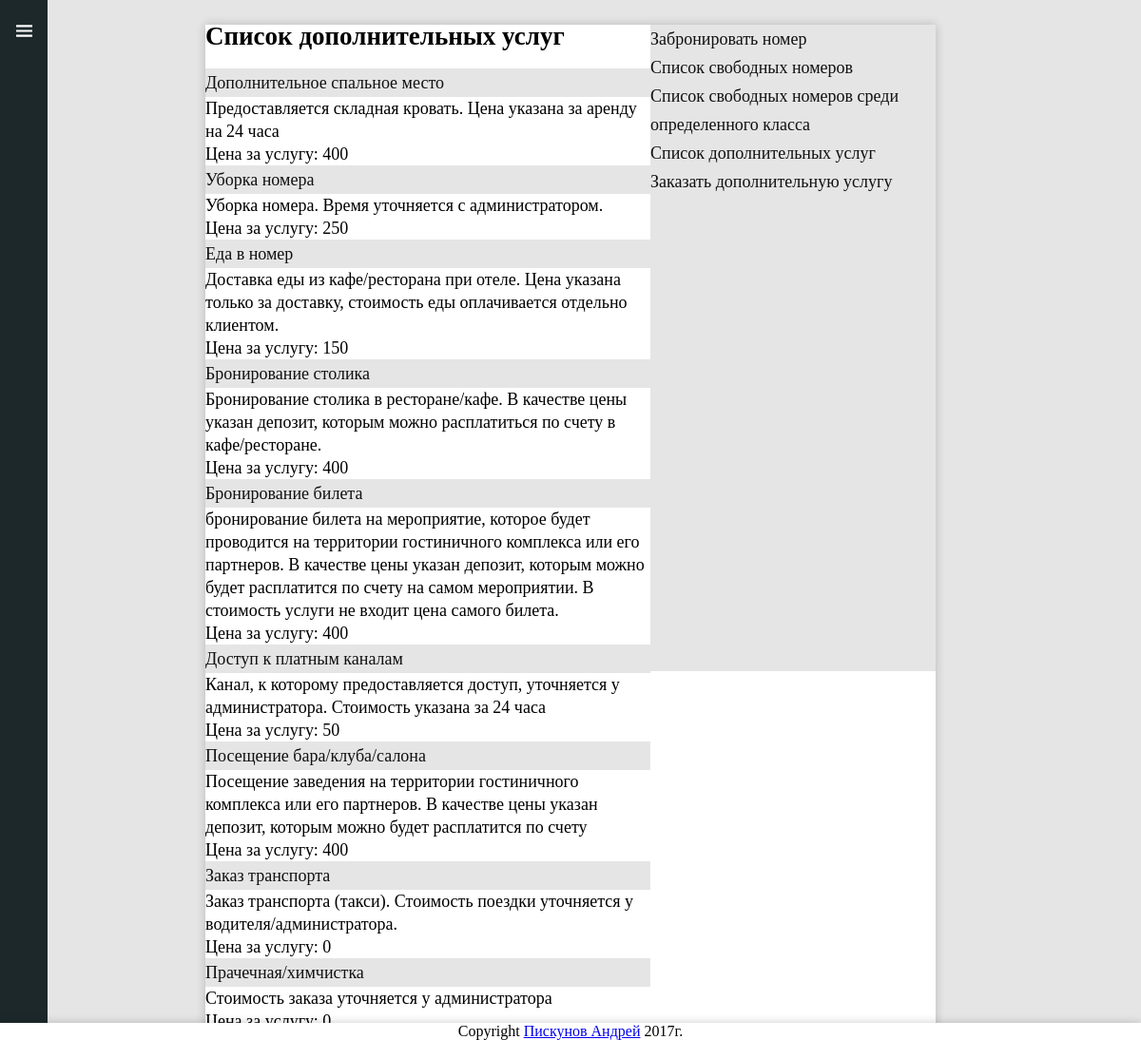
Screenshot of /booking/service/list/ (signed in) with the database file from the repository.
### stuff/models.py (models this page shows, shortened)
class Service (models.Model):
    name = models.CharField(
        'Название услуги',
        max_length=50
        )
    description = models.TextField(
        'Описание услуги'
        )
    apiece = models.SmallIntegerField(
        'Цена за услугу'
        )

### bill/views.py (the view)
def servicelist(request):
    args={}
    services=Service.objects.all()
    args['services']=services
    return render(request,'bill/serviceslist.html',args)

### bill/templates/bill/serviceslist.html
{% extends "bill/booking_base.html" %}
{% block content %}
<h1>Список дополнительных услуг</h1>
{% for serv in services %}
<a href="{% url 'booking:serviceorder' %}">{{ serv.name }}</a>
{{ serv.description }}
<br />Цена за услугу: {{ serv.apiece }}
{% endfor %}
{% endblock %}

### static/css/style.css (style rules this page uses)
.text h1 { margin-top:0px; margin-left: 0px; }
.content a { display: block; line-height: 30px; color:#111111; text-decoration: none; background:#e5e5e5; }
body { background:#e5e5e5; z-index:3; }

### rows the page displays
Service: name "Дополнительное спальное место", description "Предоставляется складная кровать. Цена указана за аренду на 24 часа", apiece "400"
Service: name "Уборка номера", description "Уборка номера. Время уточняется с администратором.", apiece "250"
Service: name "Еда в номер", description "Доставка еды из кафе/ресторана при отеле. Цена указана только за доставку, стоимость еды оплачивается отдельно клиентом.", apiece "150"
Service: name "Бронирование столика", description "Бронирование столика в ресторане/кафе. В качестве цены указан депозит, которым можно расплатиться по счету в кафе/ресторане.", apiece "400"
Service: name "Бронирование билета", description "бронирование билета на мероприятие, которое будет проводится на территории гостиничного комплекса или его партнеров. В качестве цены указан депозит, которым можно будет расплатится по счету на самом мероприятии. В стоимость услуги не входит цена самого билета.", apiece "400"
Service: name "Доступ к платным каналам", description "Канал, к которому предоставляется доступ, уточняется у администратора. Стоимость указана за 24 часа", apiece "50"
Service: name "Посещение бара/клуба/салона", description "Посещение заведения на территории гостиничного комплекса или его партнеров. В качестве цены указан депозит, которым можно будет расплатится по счету", apiece "400"
Service: name "Заказ транспорта", description "Заказ транспорта (такси). Стоимость поездки уточняется у водителя/администратора.", apiece "0"
Service: name "Прачечная/химчистка", description "Стоимость заказа уточняется у администратора", apiece "0"
